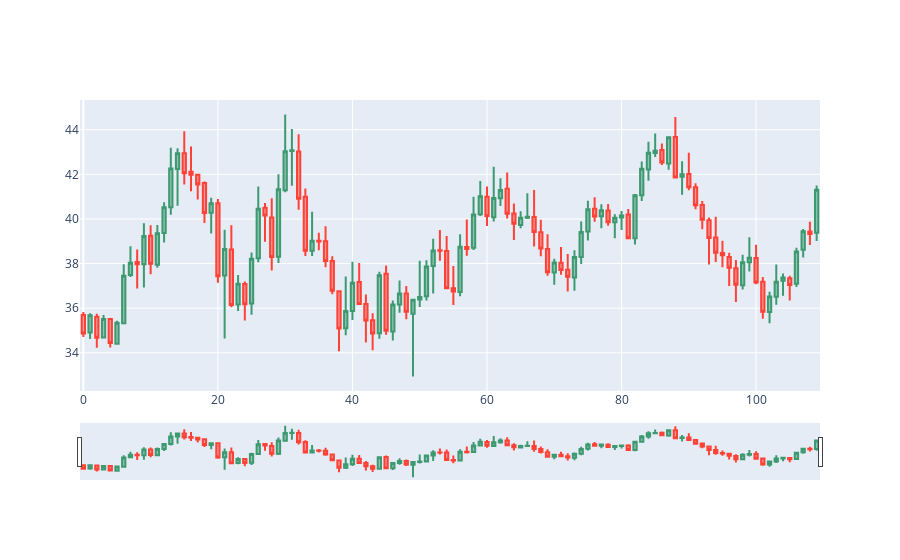

The notebook cell this image was saved under:
### Code cell
dfpl = df[:]
import plotly.graph_objects as go
from datetime import datetime

fig = go.Figure(data=[go.Candlestick(x=dfpl.index,
                open=dfpl['Open'],
                high=dfpl['High'],
                low=dfpl['Low'],
                close=dfpl['Close'])])

fig.show()
